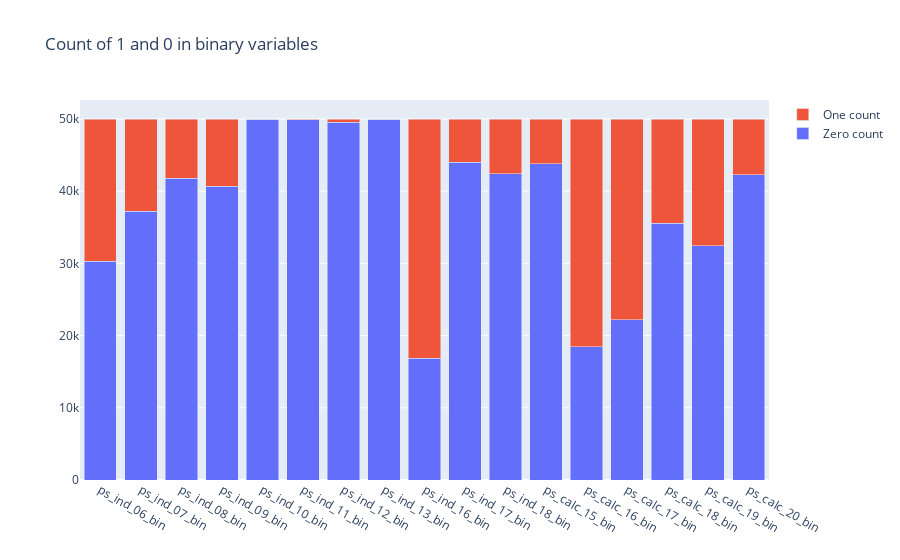

Source (notebook cell):
### Code cell
trace1 = go.Bar(
    x=bin_col,
    y=zero_list,
    name='Zero count'
)
trace2 = go.Bar(
    x=bin_col,
    y=one_list,
    name='One count'
)

data = [trace1, trace2]
layout = go.Layout(
    barmode='stack',
    title='Count of 1 and 0 in binary variables'
)

fig = go.Figure(data=data, layout=layout)
py.iplot(fig, filename='stacked-bar')

### Figure 1 — Plotly figure (JSON) as saved in the notebook; plotly's stock layout.template omitted (floating-point values rounded to 4 significant figures)
{"data": [{"name": "Zero count", "type": "bar", "x": ["ps_ind_06_bin", "ps_ind_07_bin", "ps_ind_08_bin", "ps_ind_09_bin", "ps_ind_10_bin", "ps_ind_11_bin", "ps_ind_12_bin", "ps_ind_13_bin", "ps_ind_16_bin", "ps_ind_17_bin", "ps_ind_18_bin", "ps_calc_15_bin", "ps_calc_16_bin", "ps_calc_17_bin", "ps_calc_18_bin", "ps_calc_19_bin", "ps_calc_20_bin"], "y": [30305, 37232, 41795, 40665, 49979, 49906, 49517, 49958, 16896, 43994, 42409, 43835, 18485, 22197, 35557, 32432, 42307]}, {"name": "One count", "type": "bar", "x": ["ps_ind_06_bin", "ps_ind_07_bin", "ps_ind_08_bin", "ps_ind_09_bin", "ps_ind_10_bin", "ps_ind_11_bin", "ps_ind_12_bin", "ps_ind_13_bin", "ps_ind_16_bin", "ps_ind_17_bin", "ps_ind_18_bin", "ps_calc_15_bin", "ps_calc_16_bin", "ps_calc_17_bin", "ps_calc_18_bin", "ps_calc_19_bin", "ps_calc_20_bin"], "y": [19694, 12767, 8204, 9334, 20, 93, 482, 41, 33103, 6005, 7590, 6164, 31514, 27802, 14442, 17567, 7692]}], "layout": {"barmode": "stack", "title": {"text": "Count of 1 and 0 in binary variables"}}}
